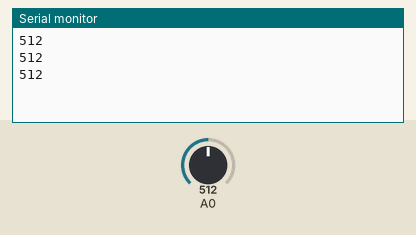
Bench run of a sketch on a simulated Arduino Uno, built with avr-gcc and run on an emulated ATmega328P. Parts: the last lines printed to the serial monitor. The test bench sets the inputs (shaded band); at power-on: A0 = 512.

Above: at 1.8 s.
1.9 s: A0 set to 716
At 2.4 s:
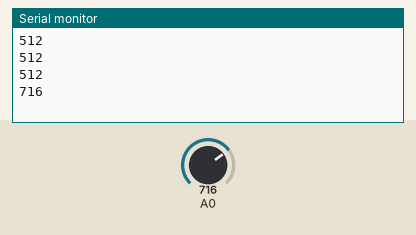
3.4 s: A0 set to 900
At 3.9 s:
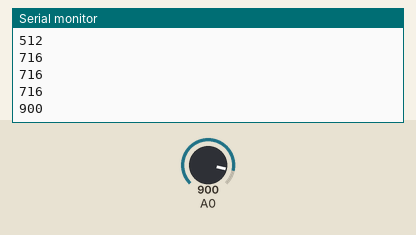
Timing chart, 0 to 6.4 s (numbered marks = the images above; inputs shaded):
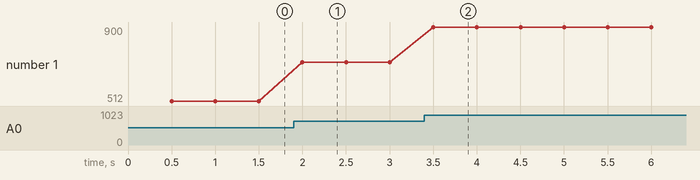

The sketch:

proto1testPhotoRes.ino
```cpp
int val = 0;

void setup() {
  // put your setup code here, to run once:
  Serial.begin(9600);
  /*digitalWrite(53,HIGH);
  digitalWrite(52,HIGH);*/
}

void loop() {
  // put your main code here, to run repeatedly:
  delay(500);
  val = analogRead(A0);
  Serial.println(val);
}
```

Measured:
- after the input at 1.9 s, the serial monitor: prints a new line after 0.10 s (image 1)
- after the input at 3.4 s, the serial monitor: prints a new line after 0.10 s (image 2)
- plotted number 1: 512 → 716 after the input at 1.9 s, 716 → 900 after the input at 3.4 s
